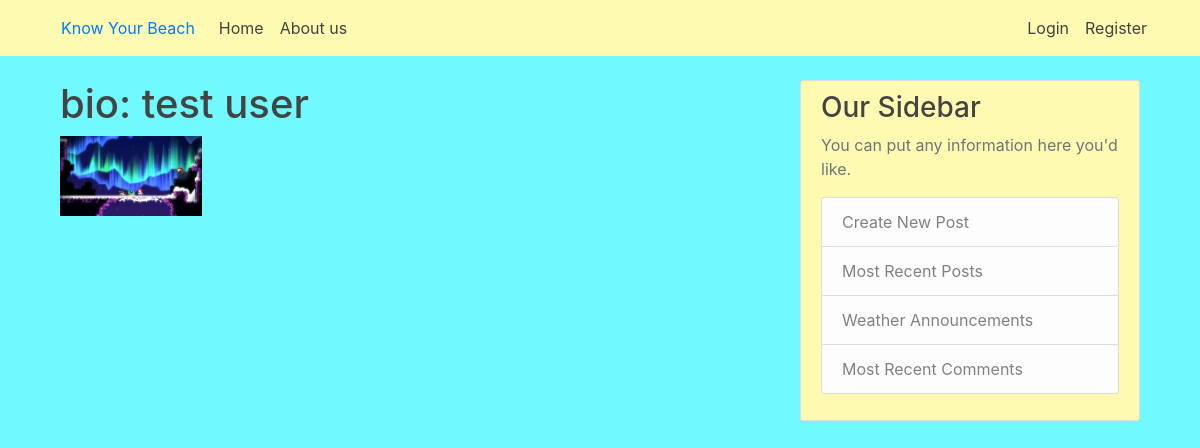
Screenshot of /profile/jeremy/ with the database file from the repository.
### beach/models.py (models this page shows, shortened)
class Profile(models.Model):
    img = models.ImageField(upload_to='profile_pic', null = True)
    date_created = models.DateTimeField(default = timezone.now)
    user = models.ForeignKey(User, on_delete = models.CASCADE)
    bio = models.TextField(max_length=500, blank = True)
    region = models.CharField(max_length = 2, choices=CHOICE_REGIONS) # N, NE, E, SE, S, SW, W, NW

### userProfile/views.py (the view)
# urls.py: path('profile/', include('userProfile.urls')),
def userProfile(request, username='jeremy'): #if profile ID doesn't exist we must redirect to the login page.
    context = {
        'profile': Profile.objects.filter(user__username=username)[0],
    }
    return render(request, 'userProfile/userProfile.html', context)

### templates/userProfile/userProfile.html
{% extends "base.html" %}
{% block content %}
    <h1>bio: {{profile.bio}}</h1>
    <div>
        <img src="{{profile.img.url}}" alt="image not found" width="20%">
    </div>
{% endblock content %}

### beach/static/beach/main.css (style rules this page uses)
body { background: #70faff; color: #333333; margin-top: 5rem; }
h1, h2, h3, h4, h5, h6 { color: #444444; }

### rows the page displays
Profile: bio "test user", img (picture)
